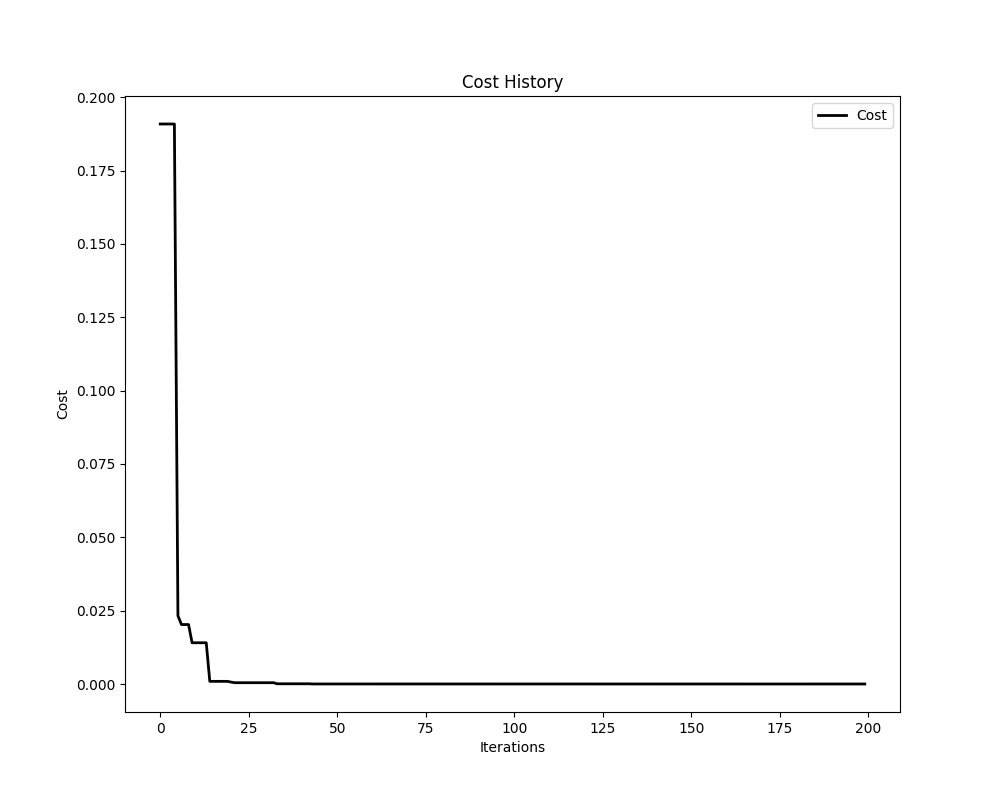

Python code for this plot:
# Import modules
import numpy as np
from matplotlib import pyplot as plt
# Import PySwarms
import pyswarms as ps
from pyswarms.utils.functions import single_obj as fx
from pyswarms.utils.plotters import plot_cost_history

# Set-up hyperparameters
options = {'c1': 0.5, 'c2': 0.3, 'w':0.9}

# Call instance of PSO
optimizer = ps.single.GlobalBestPSO(n_particles=10, dimensions=2, options=options)

# Perform optimization
cost, pos = optimizer.optimize(fx.sphere, iters=200)

# Obtain cost history from optimizer instance
cost_history = optimizer.cost_history

# Plot!
plot_cost_history(cost_history)
plt.savefig("pso-sphere.png")